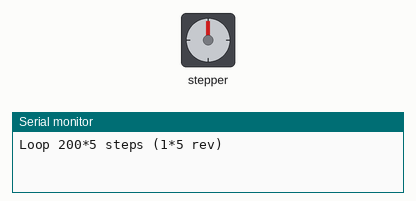
The sketch below on a simulated Arduino Uno, built with avr-gcc and run on an emulated ATmega328P. On the bench: stepper motor, the last lines printed to the serial monitor. Wiring (inferred from the names in the program): stepper motor driver (200 steps per turn assumed): step pin 3; direction pin 2; enable pin 6.

Above: at 0.15 s.
At 9.75 s:
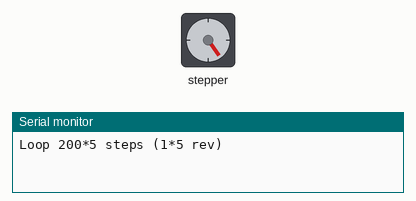
At 19.66 s:
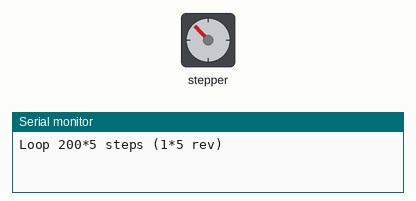
At 39.78 s:
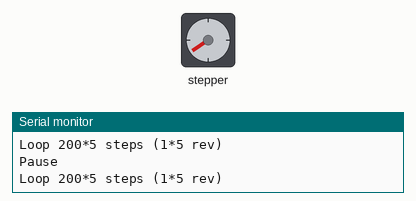
Timing chart, 0 to 40.0 s (numbered marks = the images above):
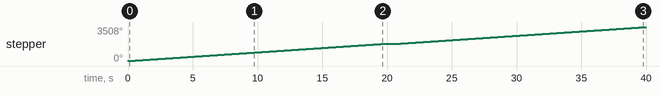

The sketch:

TU_Stepper_Motor.ino
```cpp
// Run Stepper Motor with A4998

int x;
#define BAUD (9600)
const int dirPin = 2;
const int stepPin = 3;
const int enablePin = 6;


void setup()
{
  Serial.begin(BAUD);
  pinMode(enablePin,OUTPUT); // Enable
  pinMode(stepPin,OUTPUT); // Step
  pinMode(dirPin,OUTPUT); // Dir
  digitalWrite(enablePin,LOW); // Set Enable low
}

void loop()
{
  digitalWrite(dirPin, HIGH);// Set Dir high (CW)
  Serial.println("Loop 200*5 steps (1*5 rev)");
  for(x = 0; x < 1000; x++) // Loop 200 times
  {
    digitalWrite(stepPin,HIGH); // Output high
    delay(10); // Wait
    digitalWrite(stepPin,LOW); // Output low
    delay(10); // Wait
  }
  Serial.println("Pause");
  delay(1000); // pause one second
}
```

Measured:
- by itself, stepper: turns 1800° clockwise in 20.0 s, then 1706° clockwise in 19.0 s
